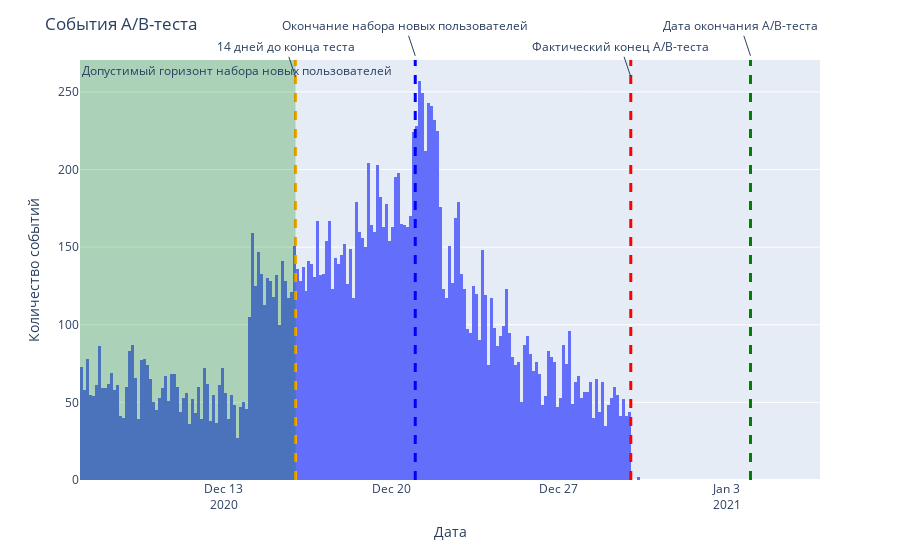

The notebook cell saved with this chart:
### Code cell
fig = px.histogram(data, x="event_dt", nbins=250)
fig.add_vline(x="2021-01-04", line_width=3, line_dash="dash", line_color="green")
fig.add_annotation(x="2021-01-04", y=1.01, yref="paper", text="Дата окончания A/B-теста")

fig.add_vline(x="2020-12-30", line_width=3, line_dash="dash", line_color="red")
fig.add_annotation(x="2020-12-30", y=0.96, yref="paper", text="Фактический конец A/B-теста")

fig.add_vline(x="2020-12-21", line_width=3, line_dash="dash", line_color="blue")
fig.add_annotation(x="2020-12-21", y=1.01, yref="paper", text="Окончание набора новых пользователей")

fig.add_vline(x="2020-12-16", line_width=3, line_dash="dash", line_color="orange")
fig.add_annotation(x="2020-12-16", y=0.96, yref="paper", text="14 дней до конца теста")

fig.add_vrect(x0="2020-12-07", x1="2020-12-16", 
              annotation_text="Допустимый горизонт набора новых пользователей", annotation_position="top left",
              fillcolor="green", opacity=0.25, line_width=0)

fig.update_layout(
    title='События A/B-теста',
    xaxis_title='Дата',
    yaxis_title='Количество событий')

fig.show()

### Figure 1 — Plotly figure (JSON) as saved in the notebook; plotly's stock layout.template omitted (floating-point values rounded to 4 significant figures; data arrays with more than 128 entries replaced by an {"elided": "..."} marker saying what was removed)
{"data": [{"alignmentgroup": "True", "bingroup": "x", "hovertemplate": "event_dt=%{x}<br>count=%{y}<extra></extra>", "legendgroup": "", "marker": {"color": "#636efa", "pattern": {"shape": ""}}, "name": "", "nbinsx": 250, "offsetgroup": "", "orientation": "v", "showlegend": false, "type": "histogram", "x": {"elided": "21115 str values"}, "xaxis": "x", "yaxis": "y"}], "layout": {"annotations": [{"text": "Дата окончания A/B-теста", "x": "2021-01-04", "y": 1.01, "yref": "paper"}, {"text": "Фактический конец A/B-теста", "x": "2020-12-30", "y": 0.96, "yref": "paper"}, {"text": "Окончание набора новых пользователей", "x": "2020-12-21", "y": 1.01, "yref": "paper"}, {"text": "14 дней до конца теста", "x": "2020-12-16", "y": 0.96, "yref": "paper"}, {"showarrow": false, "text": "Допустимый горизонт набора новых пользователей", "x": "2020-12-07", "xanchor": "left", "xref": "x", "y": 1, "yanchor": "top", "yref": "y domain"}], "autosize": true, "barmode": "relative", "legend": {"tracegroupgap": 0}, "margin": {"t": 60}, "shapes": [{"line": {"color": "green", "dash": "dash", "width": 3}, "type": "line", "x0": "2021-01-04", "x1": "2021-01-04", "xref": "x", "y0": 0, "y1": 1, "yref": "y domain"}, {"line": {"color": "red", "dash": "dash", "width": 3}, "type": "line", "x0": "2020-12-30", "x1": "2020-12-30", "xref": "x", "y0": 0, "y1": 1, "yref": "y domain"}, {"line": {"color": "blue", "dash": "dash", "width": 3}, "type": "line", "x0": "2020-12-21", "x1": "2020-12-21", "xref": "x", "y0": 0, "y1": 1, "yref": "y domain"}, {"line": {"color": "orange", "dash": "dash", "width": 3}, "type": "line", "x0": "2020-12-16", "x1": "2020-12-16", "xref": "x", "y0": 0, "y1": 1, "yref": "y domain"}, {"fillcolor": "green", "line": {"width": 0}, "opacity": 0.25, "type": "rect", "x0": "2020-12-07", "x1": "2020-12-16", "xref": "x", "y0": 0, "y1": 1, "yref": "y domain"}], "title": {"text": "События A/B-теста"}, "xaxis": {"anchor": "y", "autorange": true, "domain": [0, 1], "range": ["2020-12-07", "2021-01-06 00:57:44.4499"], "title": {"text": "Дата"}, "type": "date"}, "yaxis": {"anchor": "x", "autorange": true, "domain": [0, 1], "range": [0, 270.5], "title": {"text": "Количество событий"}}}}
